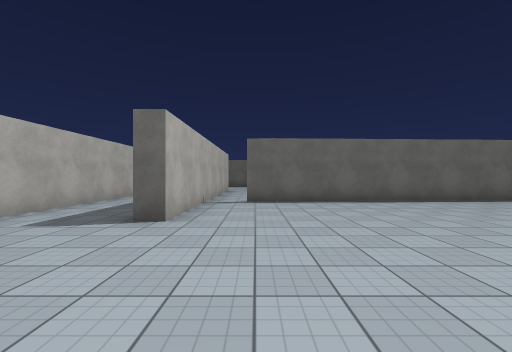
View 1 (above)

17 first-person views from a walk through a scene from a Unity 3-D project. The camera is 1.4 m above the floor, looks level and sees 90° across. The floor is counted in squares, 2 m on a side. Each view is taken from the middle of a square. On the plan, view 1 faces up. The plan holds only what a view shows up to about 9 squares ahead; the rest is blank. The place goes on beyond the plan. Surface patterns are stand-ins for the level's own textures.

View 2
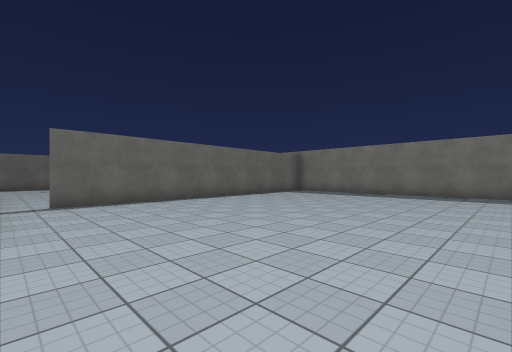

View 3
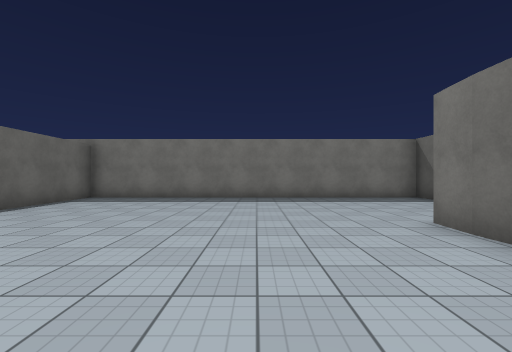

View 4
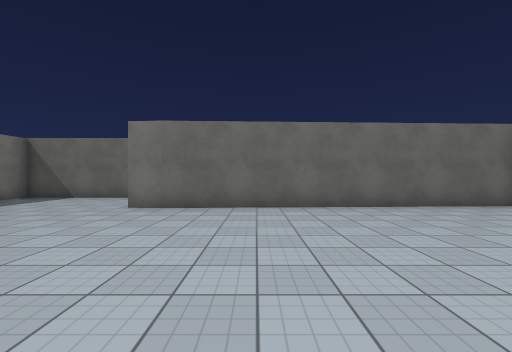

View 5
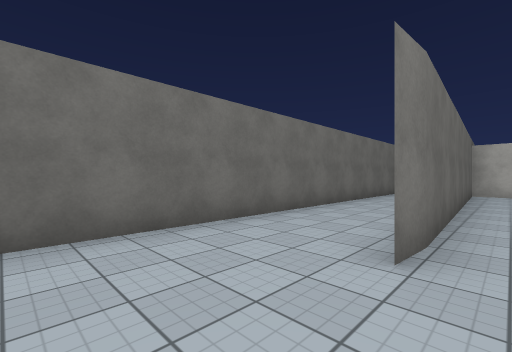

View 6
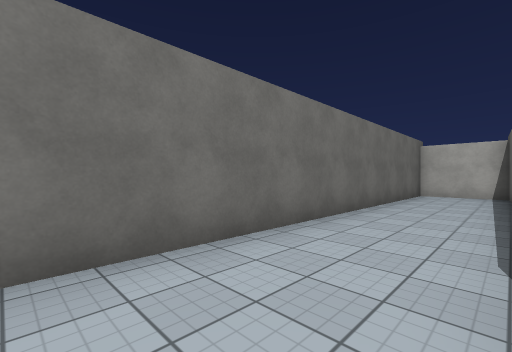

View 7
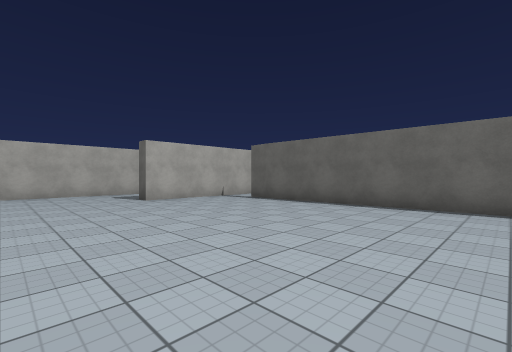

View 8
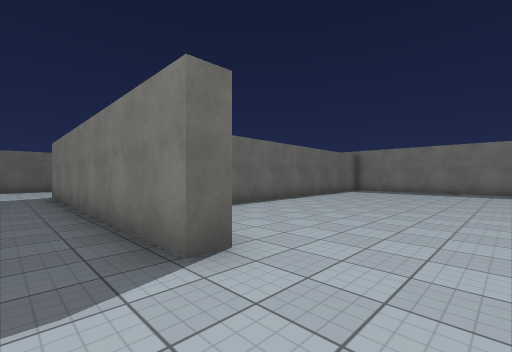

View 9
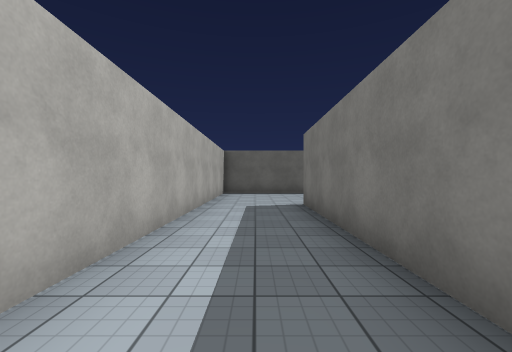

View 10
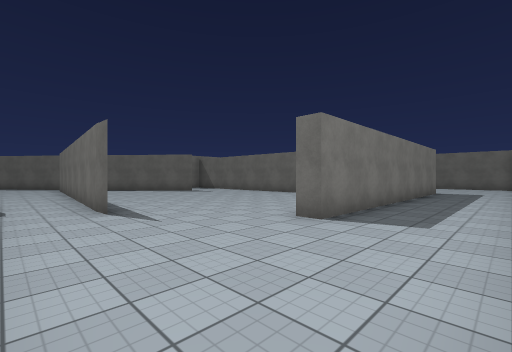

View 11
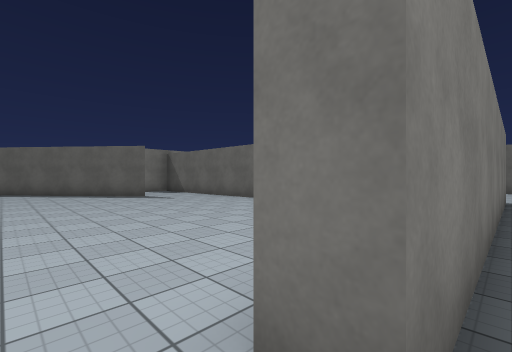

View 12
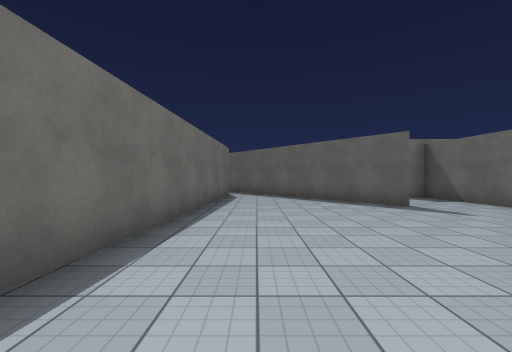

View 13
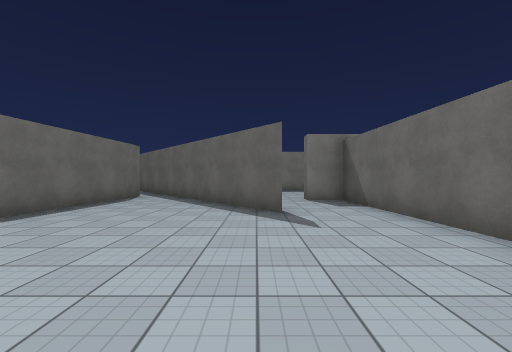

View 14
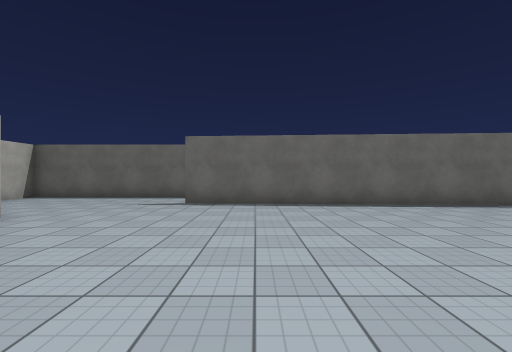

View 15
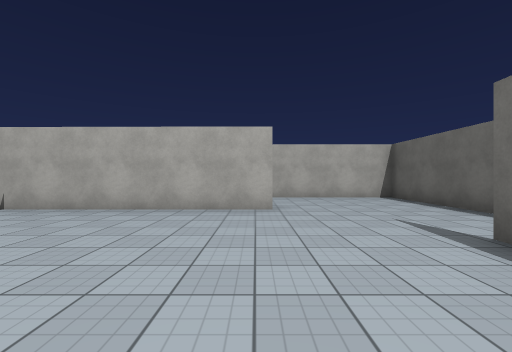

View 16
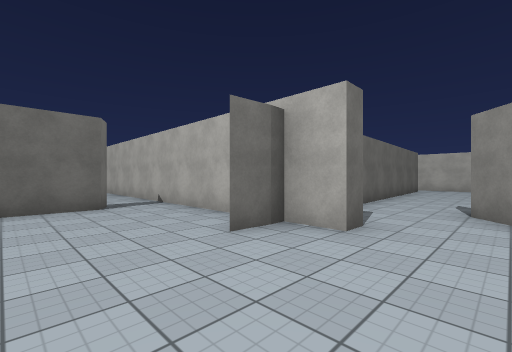

View 17
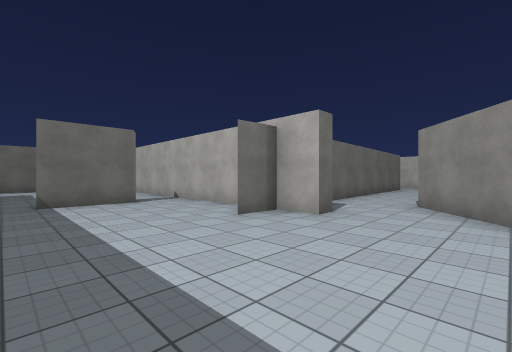

### Floor plan
Ten units are one square. View 1 is at (0, 0); x grows to the right and y downward. Boxes are objects, and circles mark ways between rooms. Rooms are numbered by the first view taken in them; rooms with no view inside come last. Other rooms are left out.
<svg viewBox="-48 -169 193 206">
<path fill="none" stroke="#000" d="M40 6 48 7M5 -70 -3 -70M-35 10 -41 10M-40 9 41 6M-14 -71 -14 -39 -19 -39M-43 -35 -43 32 94 32 94 -70M95 -74 4 -70M11 -146 18 -147M31 -72 95 -75M8 -164 -43 -164 -43 -35M68 -94 110 -129M79 -100 72 -94M-19 -39 -18 -123 -13 -123 -14 -71M94 -70 94 -85M103 -140 12 -146M109 -140 102 -140M102 -75 110 -75M94 -85 99 -85 99 -75M99 -64 99 -44M92 -110 79 -100M115 -40 135 -40"/>
<circle cx="-35" cy="-30" r="3" fill="#2a7"/>
<circle cx="0" cy="-70" r="3" fill="#2a7"/>
<circle cx="90" cy="-90" r="3" fill="#2a7"/>
<text x="30" y="-10">1</text>
<text x="10" y="-110">2</text>
<text x="120" y="-90">3</text>
</svg>
Room 1 opens to room 2. Room 2 opens to room 3.

Where each view was taken, in squares from view 1:
view 1: 0 up, 0 right, facing up
view 2: 0 up, 1 left, facing up-right
view 3: 2 up, 1 right, facing right
view 4: 5 up, 2 right, facing down
view 5: 0 up, 7 right, facing down-left
view 6: 1 down, 6 right, facing down-left
view 7: 1 up, 6 right, facing up-left
view 8: 2 up, 3 left, facing up-right
view 9: 6 up, 3 left, facing up
view 10: 16 up, 4 left, facing down-right
view 11: 13 up, 2 left, facing down-right
view 12: 13 up, 1 right, facing right
view 13: 10 up, 2 right, facing right
view 14: 8 up, 3 right, facing up
view 15: 12 up, 4 right, facing left
view 16: 10 up, 13 right, facing down-left
view 17: 11 up, 14 right, facing down-left
